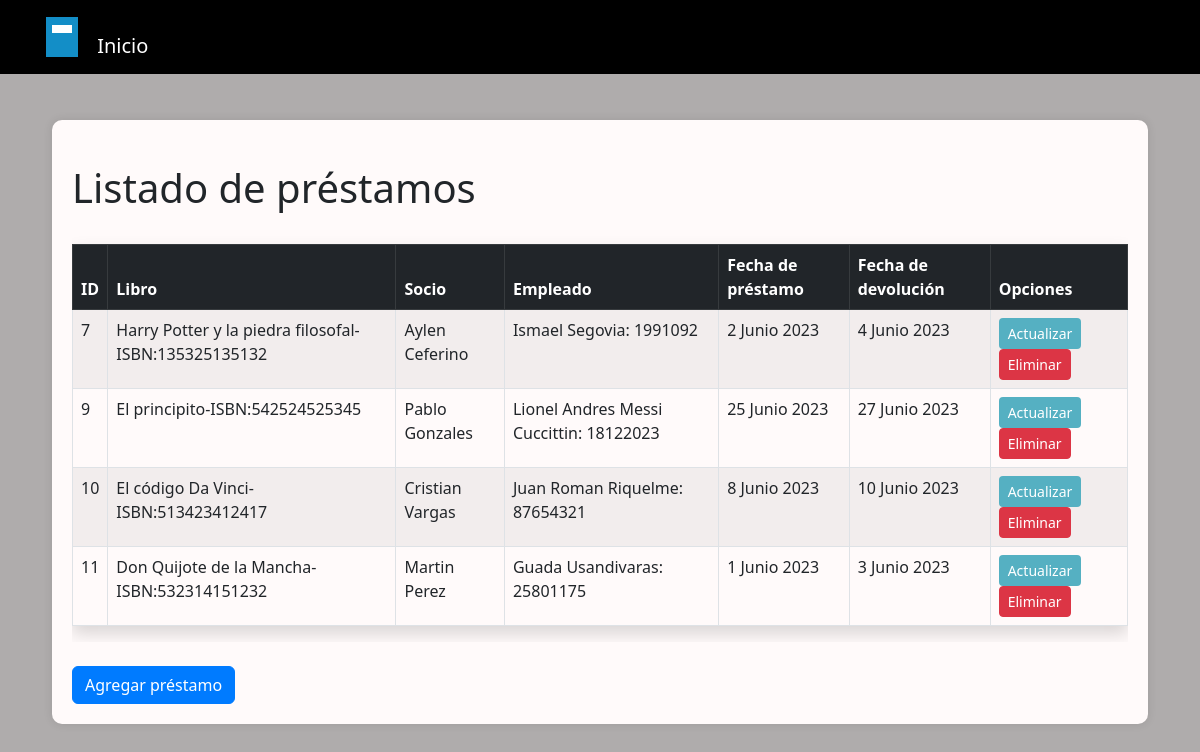
Screenshot of /biblioteca/prestamos/listado/ with the database file from the repository.
### biblioteca/models.py (models this page shows, shortened)
class PrestamoLibro(models.Model):
    fecha_prestamo = models.DateField(default=date.today)
    fecha_devolucion = models.DateField(default=date.today)
    socio = models.ForeignKey('Socio', related_name='socio', on_delete=models.CASCADE)
    empleado = models.ForeignKey('Empleado', related_name='empleado', on_delete=models.CASCADE)
    libro = models.ForeignKey('Libro', related_name='libro', on_delete=models.CASCADE)

class Libro(models.Model):
    titulo = models.CharField(max_length=30)
    descripcion = models.CharField(max_length=255)
    isbn = models.IntegerField()
    autor = models.ForeignKey(Autor,related_name="libros",on_delete=models.CASCADE)
    activo = models.BooleanField(default=True)
    def __str__(self):
        return f"{self.titulo}-ISBN:{self.isbn}"

class Socio(models.Model):
    nombre = models.CharField(max_length=30)
    apellido = models.CharField(max_length=30)
    fecha_nacimiento = models.DateField(null=True, blank=True)
    activo = models.BooleanField(default=True)
    def __str__(self):
        return f"{self.nombre} {self.apellido}"

class Empleado(models.Model):
    nombre = models.CharField(max_length=30)
    apellido = models.CharField(max_length=30)
    numero_legajo = models.CharField(max_length=30)
    activo = models.BooleanField(default=True)
    def __str__(self):
        return f"{self.nombre} {self.apellido}: {self.numero_legajo}"

### biblioteca/views.py (the view)
# urls.py: path('prestamos/listado/',listado_prestamos, name='listado_prestamos'),
def listado_prestamos(request):
    listado_prestamos = PrestamoLibro.objects.all()
    context = {"listado_prestamos" : listado_prestamos}
    return render(request, "biblioteca/listado_prestamos.html", context )

### biblioteca/templates/biblioteca/listado_prestamos.html (shortened to what this page needs)
{% load static %}
<!DOCTYPE html>
<html lang="en">
<head>
  <link rel="stylesheet" href="{% static 'css/bootstrap.min.css' %}">
  <link rel="stylesheet" href="{% static 'css/propios.css' %}">
</head>
<body>
  <nav class="navbar navbar-expand-lg navbar-dark bg-black fixed-top">
    <div class="container">
      <a class="navbar-brand" href="{% url 'pagina_principal' %}">
        <span class="logo-icon"></span>
        Inicio
      </a>
    </div>
  </nav>
  <div class="container ">
    <div class="content-container">
      <h1 class="mt-4">Listado de préstamos</h1>
      <div class="table-responsive">
        <table class="table table-bordered table-striped table-hover mt-4 shadow">
          <thead class="table-dark">
            <tr>
              <th>ID</th>
              <th>Libro</th>
              <th>Socio</th>
              <th>Empleado</th>
              <th>Fecha de préstamo</th>
              <th>Fecha de devolución</th>
              <th>Opciones</th>
            </tr>
          </thead>
          <tbody>
            {% for prestamo in listado_prestamos %}
            <tr>
              <td>{{ prestamo.id }}</td>
              <td>{{ prestamo.libro }}</td>
              <td>{{ prestamo.socio }}</td>
              <td>{{ prestamo.empleado }}</td>
              <td>{{ prestamo.fecha_prestamo }}</td>
              <td>{{ prestamo.fecha_devolucion }}</td>
              <td>
                <a href="{% url 'actualizar_prestamo' prestamo.id %}"
                  class="btn btn-celeste-claro btn-sm">Actualizar</a>
                <a href="{% url 'eliminar_prestamo_libro' prestamo.id %}" class="btn btn-danger btn-sm">Eliminar</a>
              </td>
            </tr>
            {% endfor %}
          </tbody>
        </table>
      </div>
      <br>
      <a href="{% url 'registrar_prestamo' %}" class="btn btn-primary">Agregar préstamo</a>
    </div>
  </div>
</body>
</html>

### static/css/propios.css (style rules this page uses)
body { background-color: #afacac; padding: 40px; }
.content-container { background-color: #fffafa; padding: 20px; box-shadow: 0px 0px 10px rgba(0, 0, 0, 0.1); border-radius: 10px; margin-top: 80px; }
.btn-celeste-claro { background-color: #55b0c2; color: #ffffff; }
.logo-icon { display: inline-block; width: 40px; height: 40px; position: relative; margin-right: 10px; }
.logo-icon::before, .logo-icon::after { content: ""; display: block; position: absolute; }
.logo-icon::before { width: 80%; height: 100%; top: 10%; left: 10%; background-color: #138ec7; }
.logo-icon::after { width: 50%; height: 8px; top: 40%; left: 50%; transform: translate(-50%, -50%); background-color: #ffffff; }
.navbar-dark .navbar-brand { color: #ffffff; }
.btn-primary { color: #fff; background-color: #007bff; border-color: #007bff; }

### rows the page displays
PrestamoLibro: id "7", libro "Harry Potter y la piedra filosofal-ISBN:135325135132", socio "Aylen Ceferino", empleado "Ismael Segovia: 1991092", fecha_prestamo "2 Junio 2023", fecha_devolucion "4 Junio 2023"
PrestamoLibro: id "9", libro "El principito-ISBN:542524525345", socio "Pablo Gonzales", empleado "Lionel Andres Messi Cuccittin: 18122023", fecha_prestamo "25 Junio 2023", fecha_devolucion "27 Junio 2023"
PrestamoLibro: id "10", libro "El código Da Vinci-ISBN:513423412417", socio "Cristian Vargas", empleado "Juan Roman Riquelme: 87654321", fecha_prestamo "8 Junio 2023", fecha_devolucion "10 Junio 2023"
PrestamoLibro: id "11", libro "Don Quijote de la Mancha-ISBN:532314151232", socio "Martin Perez", empleado "Guada Usandivaras: 25801175", fecha_prestamo "1 Junio 2023", fecha_devolucion "3 Junio 2023"
